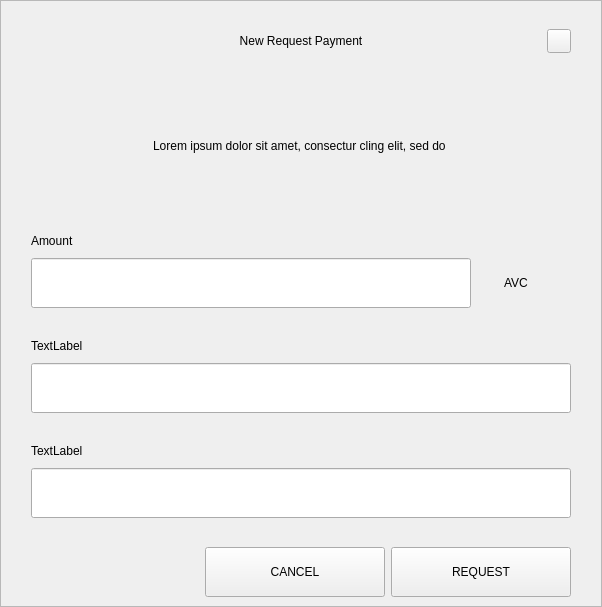
<?xml version="1.0" encoding="UTF-8"?>
<ui version="4.0">
 <class>RequestDialog</class>
 <widget class="QDialog" name="RequestDialog">
  <property name="geometry">
   <rect>
    <x>0</x>
    <y>0</y>
    <width>602</width>
    <height>607</height>
   </rect>
  </property>
  <property name="windowTitle">
   <string>Dialog</string>
  </property>
  <layout class="QVBoxLayout" name="verticalLayout_5">
   <property name="spacing">
    <number>0</number>
   </property>
   <property name="leftMargin">
    <number>0</number>
   </property>
   <property name="topMargin">
    <number>0</number>
   </property>
   <property name="rightMargin">
    <number>0</number>
   </property>
   <property name="bottomMargin">
    <number>0</number>
   </property>
   <item>
    <widget class="QFrame" name="frame">
     <property name="styleSheet">
      <string notr="true"/>
     </property>
     <property name="frameShape">
      <enum>QFrame::StyledPanel</enum>
     </property>
     <property name="frameShadow">
      <enum>QFrame::Raised</enum>
     </property>
     <layout class="QVBoxLayout" name="verticalLayout_4" stretch="1,0,0">
      <property name="spacing">
       <number>0</number>
      </property>
      <property name="leftMargin">
       <number>30</number>
      </property>
      <property name="topMargin">
       <number>20</number>
      </property>
      <property name="rightMargin">
       <number>30</number>
      </property>
      <property name="bottomMargin">
       <number>0</number>
      </property>
      <item>
       <layout class="QHBoxLayout" name="horizontalLayout_3">
        <property name="spacing">
         <number>0</number>
        </property>
        <item>
         <spacer name="horizontalSpacer_21">
          <property name="orientation">
           <enum>Qt::Horizontal</enum>
          </property>
          <property name="sizeHint" stdset="0">
           <size>
            <width>40</width>
            <height>20</height>
           </size>
          </property>
         </spacer>
        </item>
        <item>
         <widget class="QLabel" name="labelTitle">
          <property name="minimumSize">
           <size>
            <width>0</width>
            <height>40</height>
           </size>
          </property>
          <property name="maximumSize">
           <size>
            <width>16777215</width>
            <height>40</height>
           </size>
          </property>
          <property name="styleSheet">
           <string notr="true">padding-left:24px;</string>
          </property>
          <property name="text">
           <string>New Request Payment</string>
          </property>
          <property name="alignment">
           <set>Qt::AlignCenter</set>
          </property>
          <property name="margin">
           <number>7</number>
          </property>
         </widget>
        </item>
        <item>
         <spacer name="horizontalSpacer">
          <property name="orientation">
           <enum>Qt::Horizontal</enum>
          </property>
          <property name="sizeHint" stdset="0">
           <size>
            <width>40</width>
            <height>20</height>
           </size>
          </property>
         </spacer>
        </item>
        <item>
         <widget class="QPushButton" name="btnEsc">
          <property name="minimumSize">
           <size>
            <width>24</width>
            <height>24</height>
           </size>
          </property>
          <property name="maximumSize">
           <size>
            <width>24</width>
            <height>24</height>
           </size>
          </property>
          <property name="focusPolicy">
           <enum>Qt::NoFocus</enum>
          </property>
          <property name="text">
           <string/>
          </property>
         </widget>
        </item>
       </layout>
      </item>
      <item>
       <widget class="QStackedWidget" name="stack">
        <property name="minimumSize">
         <size>
          <width>540</width>
          <height>0</height>
         </size>
        </property>
        <property name="maximumSize">
         <size>
          <width>540</width>
          <height>16777215</height>
         </size>
        </property>
        <property name="currentIndex">
         <number>0</number>
        </property>
        <widget class="QWidget" name="page_1">
         <property name="minimumSize">
          <size>
           <width>540</width>
           <height>0</height>
          </size>
         </property>
         <property name="maximumSize">
          <size>
           <width>540</width>
           <height>16777215</height>
          </size>
         </property>
         <layout class="QVBoxLayout" name="layout1">
          <property name="spacing">
           <number>0</number>
          </property>
          <property name="leftMargin">
           <number>0</number>
          </property>
          <property name="topMargin">
           <number>0</number>
          </property>
          <property name="rightMargin">
           <number>0</number>
          </property>
          <property name="bottomMargin">
           <number>0</number>
          </property>
          <item>
           <spacer name="verticalSpacer_21">
            <property name="orientation">
             <enum>Qt::Vertical</enum>
            </property>
            <property name="sizeType">
             <enum>QSizePolicy::Fixed</enum>
            </property>
            <property name="sizeHint" stdset="0">
             <size>
              <width>20</width>
              <height>30</height>
             </size>
            </property>
           </spacer>
          </item>
          <item alignment="Qt::AlignHCenter">
           <widget class="QLabel" name="labelMessage">
            <property name="minimumSize">
             <size>
              <width>400</width>
              <height>50</height>
             </size>
            </property>
            <property name="text">
             <string>Lorem ipsum dolor sit amet, consectur cling elit, sed do </string>
            </property>
            <property name="alignment">
             <set>Qt::AlignCenter</set>
            </property>
            <property name="wordWrap">
             <bool>true</bool>
            </property>
           </widget>
          </item>
          <item alignment="Qt::AlignBottom">
           <widget class="QWidget" name="containerAmount" native="true">
            <layout class="QVBoxLayout" name="verticalLayout">
             <property name="spacing">
              <number>9</number>
             </property>
             <property name="leftMargin">
              <number>0</number>
             </property>
             <property name="topMargin">
              <number>0</number>
             </property>
             <property name="rightMargin">
              <number>0</number>
             </property>
             <property name="bottomMargin">
              <number>0</number>
             </property>
             <item>
              <widget class="QLabel" name="labelSubtitleAmount">
               <property name="minimumSize">
                <size>
                 <width>350</width>
                 <height>16</height>
                </size>
               </property>
               <property name="maximumSize">
                <size>
                 <width>16777215</width>
                 <height>16</height>
                </size>
               </property>
               <property name="text">
                <string>Amount</string>
               </property>
              </widget>
             </item>
             <item alignment="Qt::AlignTop">
              <widget class="QWidget" name="layoutAmount" native="true">
               <layout class="QHBoxLayout" name="horizontalLayout" stretch="2,0">
                <property name="spacing">
                 <number>0</number>
                </property>
                <property name="leftMargin">
                 <number>0</number>
                </property>
                <property name="topMargin">
                 <number>0</number>
                </property>
                <property name="rightMargin">
                 <number>0</number>
                </property>
                <property name="bottomMargin">
                 <number>0</number>
                </property>
                <item>
                 <widget class="QLineEdit" name="lineEditAmount">
                  <property name="minimumSize">
                   <size>
                    <width>0</width>
                    <height>50</height>
                   </size>
                  </property>
                  <property name="maximumSize">
                   <size>
                    <width>16777215</width>
                    <height>50</height>
                   </size>
                  </property>
                 </widget>
                </item>
                <item>
                 <widget class="QWidget" name="comboContainer" native="true">
                  <property name="minimumSize">
                   <size>
                    <width>100</width>
                    <height>50</height>
                   </size>
                  </property>
                  <property name="maximumSize">
                   <size>
                    <width>16777215</width>
                    <height>50</height>
                   </size>
                  </property>
                  <layout class="QHBoxLayout" name="horizontalLayout_31">
                   <property name="spacing">
                    <number>0</number>
                   </property>
                   <property name="leftMargin">
                    <number>0</number>
                   </property>
                   <property name="topMargin">
                    <number>0</number>
                   </property>
                   <property name="rightMargin">
                    <number>10</number>
                   </property>
                   <property name="bottomMargin">
                    <number>0</number>
                   </property>
                   <item>
                    <widget class="QLabel" name="comboBoxCoin">
                     <property name="text">
                      <string>AVC</string>
                     </property>
                     <property name="alignment">
                      <set>Qt::AlignCenter</set>
                     </property>
                    </widget>
                   </item>
                  </layout>
                 </widget>
                </item>
               </layout>
              </widget>
             </item>
            </layout>
           </widget>
          </item>
          <item>
           <spacer name="verticalSpacer_31">
            <property name="orientation">
             <enum>Qt::Vertical</enum>
            </property>
            <property name="sizeType">
             <enum>QSizePolicy::Fixed</enum>
            </property>
            <property name="sizeHint" stdset="0">
             <size>
              <width>20</width>
              <height>30</height>
             </size>
            </property>
           </spacer>
          </item>
          <item>
           <layout class="QVBoxLayout" name="verticalLayoutLabel">
            <property name="spacing">
             <number>9</number>
            </property>
            <item>
             <widget class="QLabel" name="labelSubtitleLabel">
              <property name="minimumSize">
               <size>
                <width>0</width>
                <height>16</height>
               </size>
              </property>
              <property name="maximumSize">
               <size>
                <width>16777215</width>
                <height>16</height>
               </size>
              </property>
              <property name="text">
               <string>TextLabel</string>
              </property>
             </widget>
            </item>
            <item>
             <widget class="QLineEdit" name="lineEditLabel">
              <property name="minimumSize">
               <size>
                <width>0</width>
                <height>50</height>
               </size>
              </property>
              <property name="maximumSize">
               <size>
                <width>16777215</width>
                <height>50</height>
               </size>
              </property>
             </widget>
            </item>
           </layout>
          </item>
          <item>
           <spacer name="verticalSpacer_34">
            <property name="orientation">
             <enum>Qt::Vertical</enum>
            </property>
            <property name="sizeType">
             <enum>QSizePolicy::Fixed</enum>
            </property>
            <property name="sizeHint" stdset="0">
             <size>
              <width>20</width>
              <height>30</height>
             </size>
            </property>
           </spacer>
          </item>
          <item>
           <layout class="QVBoxLayout" name="verticalLayoutDescription">
            <property name="spacing">
             <number>9</number>
            </property>
            <item>
             <widget class="QLabel" name="labelSubtitleDescription">
              <property name="minimumSize">
               <size>
                <width>0</width>
                <height>16</height>
               </size>
              </property>
              <property name="maximumSize">
               <size>
                <width>16777215</width>
                <height>16</height>
               </size>
              </property>
              <property name="text">
               <string>TextLabel</string>
              </property>
             </widget>
            </item>
            <item>
             <widget class="QLineEdit" name="lineEditDescription">
              <property name="minimumSize">
               <size>
                <width>0</width>
                <height>50</height>
               </size>
              </property>
              <property name="maximumSize">
               <size>
                <width>16777215</width>
                <height>50</height>
               </size>
              </property>
             </widget>
            </item>
            <item>
             <spacer name="verticalSpacer_4">
              <property name="orientation">
               <enum>Qt::Vertical</enum>
              </property>
              <property name="sizeType">
               <enum>QSizePolicy::Fixed</enum>
              </property>
              <property name="sizeHint" stdset="0">
               <size>
                <width>20</width>
                <height>20</height>
               </size>
              </property>
             </spacer>
            </item>
           </layout>
          </item>
         </layout>
        </widget>
        <widget class="QWidget" name="page_2">
         <layout class="QVBoxLayout" name="layout2">
          <item>
           <spacer name="verticalSpacer_5">
            <property name="orientation">
             <enum>Qt::Vertical</enum>
            </property>
            <property name="sizeType">
             <enum>QSizePolicy::Fixed</enum>
            </property>
            <property name="sizeHint" stdset="0">
             <size>
              <width>20</width>
              <height>50</height>
             </size>
            </property>
           </spacer>
          </item>
          <item alignment="Qt::AlignHCenter">
           <widget class="QLabel" name="labelQrImg">
            <property name="minimumSize">
             <size>
              <width>260</width>
              <height>260</height>
             </size>
            </property>
            <property name="maximumSize">
             <size>
              <width>260</width>
              <height>260</height>
             </size>
            </property>
            <property name="text">
             <string/>
            </property>
            <property name="alignment">
             <set>Qt::AlignCenter</set>
            </property>
           </widget>
          </item>
          <item>
           <spacer name="verticalSpacer_2">
            <property name="orientation">
             <enum>Qt::Vertical</enum>
            </property>
            <property name="sizeType">
             <enum>QSizePolicy::Fixed</enum>
            </property>
            <property name="sizeHint" stdset="0">
             <size>
              <width>20</width>
              <height>30</height>
             </size>
            </property>
           </spacer>
          </item>
          <item alignment="Qt::AlignHCenter">
           <widget class="QLabel" name="labelAddress">
            <property name="text">
             <string>D7VFR83SQbiezrW72hjcWJtcfip5krte2Z </string>
            </property>
           </widget>
          </item>
          <item>
           <spacer name="verticalSpacer_32">
            <property name="orientation">
             <enum>Qt::Vertical</enum>
            </property>
            <property name="sizeType">
             <enum>QSizePolicy::Expanding</enum>
            </property>
            <property name="sizeHint" stdset="0">
             <size>
              <width>20</width>
              <height>20</height>
             </size>
            </property>
           </spacer>
          </item>
          <item>
           <layout class="QHBoxLayout" name="horizontal">
            <property name="leftMargin">
             <number>20</number>
            </property>
            <property name="rightMargin">
             <number>20</number>
            </property>
            <property name="bottomMargin">
             <number>20</number>
            </property>
            <item>
             <spacer name="horizontalSpacer_4">
              <property name="orientation">
               <enum>Qt::Horizontal</enum>
              </property>
              <property name="sizeHint" stdset="0">
               <size>
                <width>40</width>
                <height>20</height>
               </size>
              </property>
             </spacer>
            </item>
            <item>
             <widget class="QPushButton" name="btnCopyAddress">
              <property name="minimumSize">
               <size>
                <width>180</width>
                <height>50</height>
               </size>
              </property>
              <property name="text">
               <string>COPY ADDRESS</string>
              </property>
             </widget>
            </item>
            <item>
             <widget class="QPushButton" name="btnCopyUrl">
              <property name="minimumSize">
               <size>
                <width>180</width>
                <height>50</height>
               </size>
              </property>
              <property name="text">
               <string>COPY URL</string>
              </property>
             </widget>
            </item>
            <item>
             <spacer name="horizontalSpacer_2">
              <property name="orientation">
               <enum>Qt::Horizontal</enum>
              </property>
              <property name="sizeHint" stdset="0">
               <size>
                <width>40</width>
                <height>20</height>
               </size>
              </property>
             </spacer>
            </item>
           </layout>
          </item>
         </layout>
        </widget>
       </widget>
      </item>
      <item>
       <widget class="QWidget" name="buttonsStack" native="true">
        <layout class="QHBoxLayout" name="horizontalLayout_5">
         <property name="leftMargin">
          <number>20</number>
         </property>
         <property name="rightMargin">
          <number>0</number>
         </property>
         <item>
          <spacer name="horizontalSpacer_41">
           <property name="orientation">
            <enum>Qt::Horizontal</enum>
           </property>
           <property name="sizeHint" stdset="0">
            <size>
             <width>40</width>
             <height>20</height>
            </size>
           </property>
          </spacer>
         </item>
         <item>
          <widget class="QPushButton" name="btnCancel">
           <property name="minimumSize">
            <size>
             <width>180</width>
             <height>50</height>
            </size>
           </property>
           <property name="focusPolicy">
            <enum>Qt::NoFocus</enum>
           </property>
           <property name="text">
            <string>CANCEL</string>
           </property>
          </widget>
         </item>
         <item>
          <widget class="QPushButton" name="btnSave">
           <property name="minimumSize">
            <size>
             <width>180</width>
             <height>50</height>
            </size>
           </property>
           <property name="focusPolicy">
            <enum>Qt::NoFocus</enum>
           </property>
           <property name="text">
            <string>REQUEST</string>
           </property>
          </widget>
         </item>
        </layout>
       </widget>
      </item>
     </layout>
    </widget>
   </item>
  </layout>
 </widget>
 <resources/>
 <connections/>
</ui>
